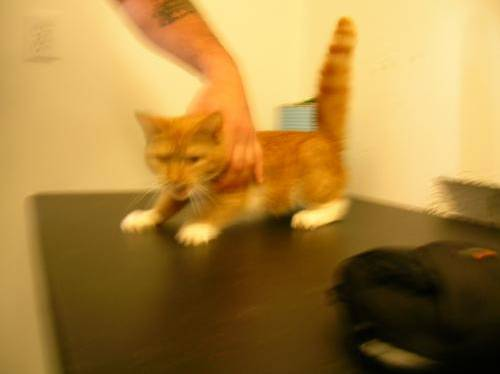
#> input picture dataset/cats/cat.0.jpg, 500 x 374 px; its folder holds only this picture in this run
$ jupyter execute --allow-errors main.ipynb
#> lines starting #> are read from the running program, lines starting #| are printed output that depends on the picture
### mycnn.py
import numpy as np
import pickle

from layers import ConvLayer, PoolLayer, DenseLayer, DetectorLayer, FlattenLayer
from sklearn import metrics
from utils import Utils

class MyCNN:
    def __init__(self, *layers):
        self.layers = []
        for layer in layers:
            self.layers.append(layer)

    def save_model(self, name):
        with open(name, 'wb') as handle:
            pickle.dump(self.layers, handle, protocol=pickle.HIGHEST_PROTOCOL)

    def load_model(self, name):
        with open(name, 'rb') as handle:
            b = pickle.load(handle)
        self.layers = []
        self.layers = b.copy()

    def forward(self, inputs):
        out = inputs.copy()
        for layer in self.layers:
            out = layer.forward(out)

        return out

    # Private function to forward propagate and store every output in array
    def _forward(self,inputs):
        out = inputs.copy()
        result = [out]
        for layer in self.layers:
            out = layer.forward(out)
            result.append(out)

        return result

    def calculate_loss(self, target, output):
        return 0.5 * (target-output)**2

    def fit(self, features, target, batch_size, epochs, learning_rate, momentum=1):
        out = np.array([])
        y_target = np.array([])
        for i in range(epochs):

            print("Epoch:", i+1, end=', ')
            sum_loss = 0
            for j in range(batch_size):
                curr_index = (batch_size * i + j) % len(features)

                # Feed forward
                result = self._forward(features[curr_index])
                curr_target = target[curr_index]
                curr_output = result[len(result)-1][0]
                dE = np.array([curr_target - curr_output])*-1
                for i in reversed(range(len(self.layers))):
                    dE = self.layers[i].backward(dE)
                sum_loss += self.calculate_loss(curr_target, curr_output)
                out = np.rint(np.append(out, curr_output))
                y_target = np.append(y_target, curr_target)

            # Backward propagation
            # Output layer
            for i in reversed(range(len(self.layers))):
                self.layers[i].update_weights(learning_rate, momentum)
            avg_loss = sum_loss/batch_size
            print('Loss: ', avg_loss, end=', ')
            print('Accuracy: ', metrics.accuracy_score(y_target, out))


### layers.py
import math
import numpy as np

from scipy.special import expit
from utils import Utils

class ConvLayer:
    def __init__(self, filter_size, num_filter,  num_channel, stride=1, padding=0):
        self._filter_size = filter_size
        self._num_filter = num_filter
        self._num_channel = num_channel
        self._stride = stride
        self._padding = padding

        self._weights = np.random.randn(
            num_filter, num_channel, filter_size, filter_size)
        self._bias = np.zeros((num_filter))
        self._dw = np.zeros((num_filter, num_channel, filter_size, filter_size))
        self._db = np.zeros((num_filter))

    def _zero_padding(self, inputs):
        w, h = inputs.shape[0], inputs.shape[1]
        new_w = 2 * self._padding + w
        new_h = 2 * self._padding + h
        output = np.zeros((new_w, new_h))
        output[self._padding:w+self._padding,
               self._padding:h+self._padding] = inputs
        return output

    def forward(self, inputs):
        channel_size = inputs.shape[0]
        width = inputs.shape[1]+2*self._padding
        height = inputs.shape[2]+2*self._padding

        self._inputs = np.zeros((channel_size, width, height))
        for c in range(inputs.shape[0]):
            self._inputs[c, :, :] = self._zero_padding(inputs[c, :, :])

        out_width = int((width - self._filter_size)/self._stride + 1)
        out_heigth = int((height - self._filter_size)/self._stride + 1)
        feature_maps = np.zeros((self._num_filter, out_width, out_heigth))

        for f in range(self._num_filter):
            for w in range(out_width):
                for h in range(out_heigth):
                    feature_maps[f, w, h] = np.sum(
                        self._inputs[:, w:w+self._filter_size, h:h+self._filter_size] * self._weights[f, :, :, :]) + self._bias[f]

        return feature_maps

    # Reset for error
    def _reset_error(self):
        self._dw = np.zeros((self._num_filter, self._num_channel, self._filter_size, self._filter_size))
        self._db = np.zeros((self._num_filter))

    # Update weight when 1 batch is finished
    # [26 lines left out: functions update_weights, backward, not called in this run]


class PoolLayer:
    def __init__(self,filter_size,stride_size,mode):
        self._filter_size = filter_size
        self._stride_size = stride_size
        self._mode = mode

    def forward(self, inputs):
        self.input = inputs
        channel_size = inputs.shape[0]
        new_width = int((inputs.shape[1] - self._filter_size) / self._stride_size) + 1
        new_height = int((inputs.shape[2] - self._filter_size) / self._stride_size) + 1

        pooled_map = np.zeros([channel_size, new_width, new_height], dtype=np.double)

        for f in range(0, channel_size):
            for w in range(0, new_width):
                for h in range(0, new_height):
                    i = w*self._stride_size
                    j = h*self._stride_size
                    if (self._mode.lower() == 'average'):
                        pooled_map[f,w,h] = '%.3f' % np.average(inputs[f, i:(i+self._filter_size), j:(j+self._filter_size)])
                    elif (self._mode.lower() == 'max'):
                        pooled_map[f,w,h] = np.max(inputs[f, i:(i+self._filter_size), j:(j+self._filter_size)])
                    else:
                        pass

        return pooled_map

    # [11 lines left out: function backward, not called in this run]

    def update_weights(self, learning_rate, momentum):
        pass

class DetectorLayer:
    def __init__(self):
        pass

    def forward(self,inputs):
        # Use ReLU
        self.inputs = inputs
        inputs[inputs < 0] = 0
        return inputs

    # [4 lines left out: function backward, not called in this run]

    def update_weights(self, learning_rate, momentum):
        pass

class FlattenLayer:
    def init(self):
        pass

    def forward(self, inputs):
        self.C, self.W, self.H = inputs.shape
        flattened_map = inputs.flatten()
        return flattened_map

    def backward(self, prev_errors):
        return prev_errors.reshape(self.C, self.W, self.H)

    def update_weights(self, learning_rate, momentum):
        pass

class DenseLayer:

    def __init__(self, n_units, activation, n_inputs=None):
        self.n_units = n_units
        self.activation = activation

        self.bias = np.random.randn(n_units) * 0.5
        if n_inputs:
            self._init_weights(n_inputs)
        else:
            self.weight = []
            self.n_inputs = n_inputs

    def _init_weights(self, n_inputs):
        self.n_inputs = n_inputs
        # Init weight from interval 0..0.1
        self.weight = np.random.randn(self.n_units, n_inputs) * 0.5
        self.deltaW = np.zeros((self.n_units))

    def _sigmoid(self, nett):
        '''
        Return the result of activation sigmoid function from a single nett
        EX.
        var nett = 3.6
        sigmoid(nett) = 1/(1+e^-nett) = 1/(1+e^(-3.6)) = 0.9734
        '''
        return 1/(1 + np.exp(-nett))

    # [10 lines left out: function _softmax, not called in this run]

    def _nett(self, input):
        '''
        Sum of input multiplied by weight
        EX.
        var input = [3,2,5]
        var weight = [0.3, 0.1, 0.5]
        var bias = 0.7
        nett(input) = 3*0.3 + 2*0.1 + 5*0.5 + 0.7 = 4.3
        '''

        nett_result = np.array([])

        for i in range(self.n_units):
            nett_temp = np.multiply(self.weight[i], input)
            nett_result = np.append(nett_result, np.sum(nett_temp) + self.bias[i] )

        return nett_result

    def _activation_function(self, nett):
        if self.activation == 'sigmoid':
            sigmoid_v = np.vectorize(self._sigmoid)
            return sigmoid_v(nett)
        elif self.activation == 'relu':
            return np.maximum(nett, 0)
        elif self.activation == 'softmax':
            return self._softmax(nett)
        else:
            raise Exception("Undefined activation function")

    def forward(self, inputs):
        if len(self.weight) == 0:
           self._init_weights(len(inputs))
        self.input = inputs

        nett = self._nett(inputs)
        self.output = self._activation_function(nett)
        return self.output

    # Reset for error
    def _reset_error(self):
        self.deltaW = np.zeros((self.n_units))


    # Update weights and bias
    # [9 lines left out: function update_weights, not called in this run]

    # Update weight in the current layers based on previous errors and calculate error for the current network
    def backward(self, prev_errors):
        derivative_values = np.array([])
        for x in self.output:
            derivative_values = np.append(derivative_values, Utils.get_derivative(self.activation, x))

        self.deltaW += np.multiply(derivative_values, prev_errors)
        # weight matrix representation: row for output, column for input
        dE = np.matmul(prev_errors, self.weight)

        return dE

### main.ipynb
[cell 1]
from layers import ConvLayer, PoolLayer, DenseLayer, DetectorLayer, FlattenLayer
from mycnn import MyCNN
from PIL import Image
from sklearn.model_selection import train_test_split, KFold
from matplotlib import pyplot as plt
from sklearn import metrics
from copy import deepcopy
import numpy as np
import cv2
import os

[cell 2]
# function to read image to numpy array
def read_dataset(dataset_path):
    """
    parameter:
    (a) dataset_path: path of the dataset [type: string]

    this function will return:
    (1) file_path: full path of each image file [type: 1D numpy array]
    (2) class_label: class of each image file, in numerical value
                     [type: 1D numpy array]
    (3) class_dictionary: key(string) -> value (string), where 'key' is from (2)
        and 'value' is from 'folder_name' [type: dictionary]
    """
#> called with dataset_path = './dataset'
    list_folder_per_kelas = os.listdir(dataset_path)
    list_folder_per_kelas = sorted(list_folder_per_kelas)
    file_path = []; class_label = np.ndarray(shape=(0)); class_dictionary = {}

    for i in range(len(list_folder_per_kelas)):#loop for all class folders
        class_folder_path = os.path.join(dataset_path, list_folder_per_kelas[i])
        list_image_name = os.listdir(class_folder_path)
        list_image_name = sorted(list_image_name)
        temp_file_path = [os.path.join(class_folder_path, j) for j in list_image_name]
        file_path += temp_file_path
        temp_class_label = np.full((len(list_image_name)),np.int16(i))
        class_label = np.concatenate((class_label, temp_class_label), axis=0)
        class_dictionary[str(i)] = list_folder_per_kelas[i]
#> pass 2 of the loop in read_dataset, `for i in range(len(list_folder_per_kelas)):#loop for all class folders`:
    return np.asarray(file_path), class_label, class_dictionary

[cell 3]
def apply_zeropadding(img_path, size=(100, 100)):
    '''
    parameter:
    a. img_path: file_path, which is 1D numpy array of all image file paths
                 in the "Given Basic Code".
    b. size: tupple of desired image sizes after zero padding,
             which is (height, width). In this hands-on week,
             use the default value of (100, 100).

    return:
    a. prepocessed_images = 4D numpy array with the size of
                            (150,  desired_height, desired_width, 3).
    HINT: use "cv2.resize()" API so that the longer dimension becomes 100,
           then, pad the shorter dimension with zero intensity values.

    Tasks:
    a. prepocessed_images is in RGB format
    b. Please show first-two prepocessed_images with their sizes.
       Make sure that both sizes are same.
    '''
#> called with img_path = array of shape (2,), size = (100, 100)
    prepocessed_images = []
    for file in img_path:
        img = cv2.imread(file, 1)
#> img is the input picture: shape (374, 500, 3); mean B, G, R 61.9, 129.8, 167.7
        img = cv2.cvtColor(img, cv2.COLOR_BGR2RGB)
        height = img.shape[0]
#> height = 374
        width = img.shape[1]
#> width = 500
        desired_height, desired_width = size
        if (desired_height/desired_width > height/width):
            # Resize image based on its width and apply padding only to its height
            resize_ratio = desired_width/width
#> resize_ratio = 0.2
            resized_dim = (desired_width, int(height * resize_ratio))
#> resized_dim = (100, 74)
            img_resized = cv2.resize(img, resized_dim)
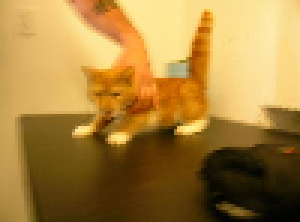
#> img_resized: shape (74, 100, 3) (shown 3 times larger); mean R, G, B 167.6, 129.7, 61.8

            # Use floor and ceil in case we have desired height of an odd number
            top_pad = np.floor((desired_height - img_resized.shape[0]) / 2).astype(np.uint16)
#> top_pad = 13
            bottom_pad = np.ceil((desired_height - img_resized.shape[0]) / 2).astype(np.uint16)
#> bottom_pad = 13
            img_final = np.copy(np.pad(img_resized, ((top_pad, bottom_pad), (0, 0), (0, 0)), mode='constant', constant_values=0))
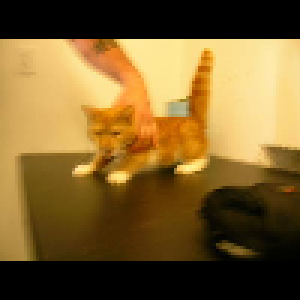
#> img_final: shape (100, 100, 3) (shown 3 times larger); mean R, G, B 124, 96, 45.8

        elif (desired_height/desired_width < height/width):
            # Resize image based on its height and apply padding only to its width
            resize_ratio = desired_height/height
            resized_dim = (int(width * resize_ratio), desired_height)
            img_resized = cv2.resize(img, resized_dim)

            # Use floor and ceil in case we have desired width of an odd number
            left_pad = np.floor((desired_width - img_resized.shape[1]) / 2).astype(np.uint16)
            right_pad = np.ceil((desired_width - img_resized.shape[1]) / 2).astype(np.uint16)
            img_final = np.copy(np.pad(img_resized, ((0, 0), (left_pad, right_pad), (0, 0)), mode='constant', constant_values=0))
        else:
            # Do not apply padding
            img_final = cv2.resize(img, size)

        img_final = np.array(img_final)
        prepocessed_images.append(img_final)
#> pass 2 of the loop in apply_zeropadding, `for file in img_path:`:
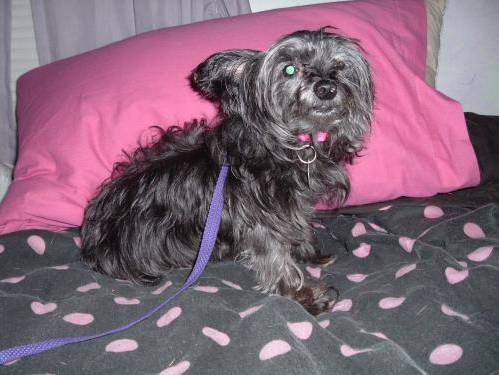
#> input picture dataset/dogs/dog.0.jpg, 499 x 375 px
#> in apply_zeropadding, img is the input picture: shape (375, 499, 3); mean B, G, R 119.2, 101.6, 129.6
#> in apply_zeropadding, `img_resized = cv2.resize(img, resized_dim)`:
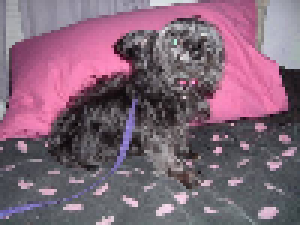
#> img_resized: shape (75, 100, 3) (shown 3 times larger); mean R, G, B 129.4, 101.4, 119
#> in apply_zeropadding, `img_final = np.copy(np.pad(img_resized, ((top_pad, bottom_pad), (0, 0)..`:
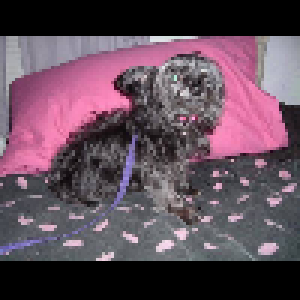
#> img_final: shape (100, 100, 3) (shown 3 times larger); mean R, G, B 97.1, 76.1, 89.3
#| prepocessed_images.shape: (2, 100, 100, 3)

    prepocessed_images = np.array(prepocessed_images)
    return prepocessed_images

[cell 4]
def show_image(img, grey=False):
#> called with grey = False
    if grey:
        plt.imshow(img, cmap='gray')
    else:
        plt.imshow(img)
    plt.show()
    print("img.shape:", img.shape)
#| img.shape: (100, 100, 3)

## Baca dataset

[cell 5]
dataset_path = "./dataset"
file_path, class_label, class_dictionary = read_dataset(dataset_path)
print("file_path:\n", file_path[0:4], ", shape:", file_path.shape)
print("\nclass_label:\n", class_label[0:4], ", shape:", class_label.shape)
print("\nclass_dictionary:\n", class_dictionary)

## Image preprocessing
Prepocess image dengan menyamakan ukuran dan menambah padding zero, kemudian print 2 image pertama

[cell 6]
prepocessed_images = apply_zeropadding(file_path)
print("prepocessed_images.shape:", prepocessed_images.shape)
show_image(prepocessed_images[0])
show_image(prepocessed_images[1])
#| img.shape: (100, 100, 3)

[cell 7]
# Transpose image to proper dimensions
prepocessed_images = np.transpose(prepocessed_images, (0,3,1,2))
print("prepocessed_images.shape after transpose:", prepocessed_images.shape)
#| prepocessed_images.shape after transpose: (2, 3, 100, 100)

## Training Step

### Using train test split 90%-10%

[cell 8]
# Train-test split 90%-10%
X_train, X_test, y_train, y_test = train_test_split(prepocessed_images, class_label, test_size=0.1)
#> y_train = [0]; y_test = [1]

[cell 9]
cnn = MyCNN (
    ConvLayer(filter_size=3,num_filter=3,num_channel=3),
    DetectorLayer(),
    PoolLayer(filter_size=3,stride_size=4,mode="Max"),
    ConvLayer(filter_size=3,num_filter=3,num_channel=3),
    DetectorLayer(),
    PoolLayer(filter_size=3,stride_size=1,mode="Max"),
    FlattenLayer(),
    DenseLayer(n_units=500, activation='relu'),
    DenseLayer(n_units=20, activation='relu'),
    DenseLayer(n_units=1, activation='sigmoid'),
)

[cell 10]
cnn.fit(
    features=X_train,
    target=y_train,
    batch_size=5,
    epochs=10,
    learning_rate=0.1,
    momentum=0.5
)
#> the loop in fit, `for i in range(epochs): ` made 1 pass
#> after the loop in fit, `for i in range(epochs):`: y_target = empty array
#> (the call stopped at in backward, `derivative_values = np.append(derivative_values, Utils.get_derivative(..`: utils is not available in this run)

#### Save and load model

[cell 11]
model_name = 'pretrained_model'
cnn.save_model(model_name)

[cell 12]
cnn2 = MyCNN()
cnn2.load_model(model_name)

#### Predict using loaded model

[cell 13]
out = np.array([])
for data in X_test:
    out = np.append(out, np.rint(cnn2.forward(data)))
#> this loop made 1 pass

#### Print accuracy and confusion matrix

[cell 14]
print("\n\nPredicted:", out)
#| Predicted: [1.]
print("\n\nAccuracy:", metrics.accuracy_score(y_test, out))
#| Accuracy: 1.0
print("\n\nConfusion matrix:\n", metrics.confusion_matrix(y_test, out))
#| Confusion matrix:
#|  [[1]]
